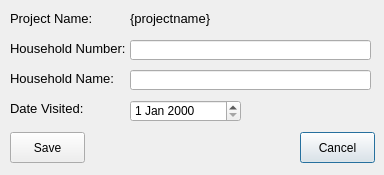
<?xml version="1.0" encoding="UTF-8"?>
<ui version="4.0">
 <class>Households_Edit</class>
 <widget class="QDialog" name="Households_Edit">
  <property name="geometry">
   <rect>
    <x>0</x>
    <y>0</y>
    <width>384</width>
    <height>175</height>
   </rect>
  </property>
  <property name="windowTitle">
   <string>Edit Household</string>
  </property>
  <widget class="QLabel" name="lblProjectName">
   <property name="geometry">
    <rect>
     <x>130</x>
     <y>10</y>
     <width>241</width>
     <height>16</height>
    </rect>
   </property>
   <property name="font">
    <font>
     <pointsize>10</pointsize>
    </font>
   </property>
   <property name="text">
    <string>{projectname}</string>
   </property>
  </widget>
  <widget class="QLabel" name="label_5">
   <property name="geometry">
    <rect>
     <x>10</x>
     <y>100</y>
     <width>81</width>
     <height>16</height>
    </rect>
   </property>
   <property name="font">
    <font>
     <pointsize>10</pointsize>
    </font>
   </property>
   <property name="text">
    <string>Date Visited:</string>
   </property>
  </widget>
  <widget class="QPushButton" name="cmdCancel">
   <property name="geometry">
    <rect>
     <x>300</x>
     <y>132</y>
     <width>75</width>
     <height>31</height>
    </rect>
   </property>
   <property name="text">
    <string>Cancel</string>
   </property>
  </widget>
  <widget class="QDateEdit" name="dtpDateVisted">
   <property name="geometry">
    <rect>
     <x>130</x>
     <y>100</y>
     <width>111</width>
     <height>22</height>
    </rect>
   </property>
  </widget>
  <widget class="QLabel" name="label_6">
   <property name="geometry">
    <rect>
     <x>10</x>
     <y>40</y>
     <width>121</width>
     <height>16</height>
    </rect>
   </property>
   <property name="font">
    <font>
     <pointsize>10</pointsize>
    </font>
   </property>
   <property name="text">
    <string>Household Number:</string>
   </property>
  </widget>
  <widget class="QPushButton" name="cmdSave">
   <property name="geometry">
    <rect>
     <x>10</x>
     <y>132</y>
     <width>75</width>
     <height>31</height>
    </rect>
   </property>
   <property name="text">
    <string>Save</string>
   </property>
  </widget>
  <widget class="QLineEdit" name="txtShortHouseHoldName">
   <property name="geometry">
    <rect>
     <x>130</x>
     <y>40</y>
     <width>241</width>
     <height>20</height>
    </rect>
   </property>
  </widget>
  <widget class="QLabel" name="label_2">
   <property name="geometry">
    <rect>
     <x>10</x>
     <y>70</y>
     <width>111</width>
     <height>16</height>
    </rect>
   </property>
   <property name="font">
    <font>
     <pointsize>10</pointsize>
    </font>
   </property>
   <property name="text">
    <string>Household Name:</string>
   </property>
  </widget>
  <widget class="QLineEdit" name="txtHouseholdName">
   <property name="geometry">
    <rect>
     <x>130</x>
     <y>70</y>
     <width>241</width>
     <height>20</height>
    </rect>
   </property>
  </widget>
  <widget class="QLabel" name="label_3">
   <property name="geometry">
    <rect>
     <x>10</x>
     <y>10</y>
     <width>91</width>
     <height>16</height>
    </rect>
   </property>
   <property name="font">
    <font>
     <pointsize>10</pointsize>
    </font>
   </property>
   <property name="text">
    <string>Project Name:</string>
   </property>
  </widget>
 </widget>
 <resources/>
 <connections/>
</ui>
